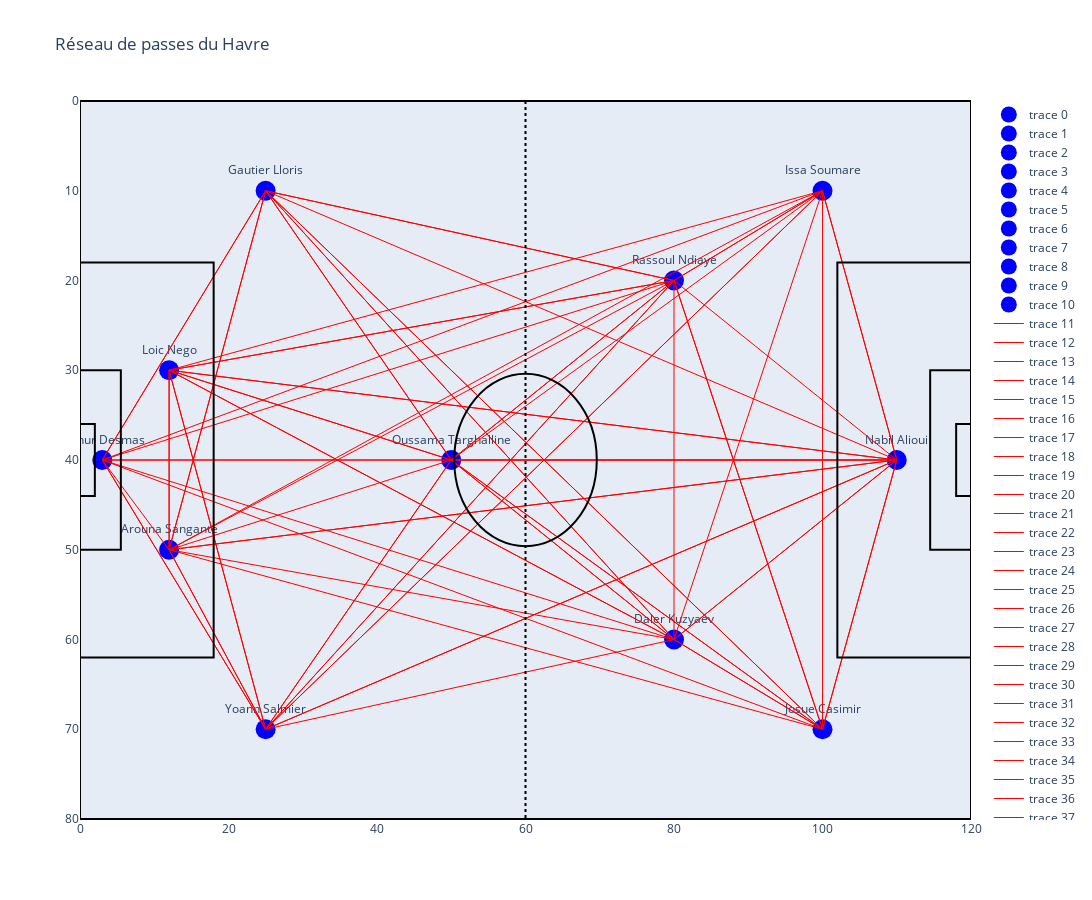

Notebook code for this chart:
### Code cell
import plotly.graph_objs as go

""" on va faire un dictionnaire des positions en fonction des rôles
pour placer les joueurs sur le terrain """

role_positions = {
    "Gardien": [(3, 40)],
    "Défenseur": [(12, 30), (12, 50), (25, 10), (25, 70)],
    "Milieu de terrain": [(50, 40), (80, 20), (80, 60)],
    "Attaquant": [(100, 10), (100, 70), (110, 40)]
}


def get_position(role, index, role_positions, role_count):
    if role in role_positions and index < len(role_positions[role]):
        return role_positions[role][index]
    else:
        if role == "Défenseur":
            role = "Milieu de terrain"
        elif role == "Milieu de terrain":
            role = "Attaquant"
        elif role == "Attaquant":
            role = "Défenseur"
        return get_position(role, role_count[role], role_positions, role_count)

def visualize_pass_network(player_positions_df, passes_df):
    role_count = {"Défenseur": 0, "Milieu de terrain": 0, "Attaquant": 0, "Gardien": 0}
    players_positions = {}
    
    # Boucler à travers chaque joueur pour définir sa position sur le terrain
    for index, row in player_positions_df.iterrows():
        role = row['role']
        position = get_position(role, role_count[role], role_positions, role_count)
        role_count[role] += 1
        players_positions[row['player.name']] = position

    # Calculer les informations des passes pour chaque joueur
    pass_info = passes_df.groupby(['player.name']).agg(
        num_passes=('pass.length', 'size'),
        avg_pass_length=('pass.length', 'mean')
    ).reset_index()

    pass_info_received = passes_df.groupby(['pass.recipient.name']).agg(
        num_passes_received=('pass.length', 'size'),
        avg_pass_length_received=('pass.length', 'mean')
    ).reset_index()

    # Créer des dictionnaires pour les infos de passes
    pass_info_dict = {
        row['player.name']: {
            'num_passes': row['num_passes'],
            'avg_pass_length': row['avg_pass_length']
        }
        for index, row in pass_info.iterrows()
    }

    pass_info_received_dict = {
        row['pass.recipient.name']: {
            'num_passes_received': row['num_passes_received'],
            'avg_pass_length_received': row['avg_pass_length_received']
        }
        for index, row in pass_info_received.iterrows()
    }

    # Tracer le terrain de football
    fig = go.Figure()

    # Ajouter des formes pour représenter le terrain de football
    terrain_shapes = [
        dict(type="rect", x0=0, y0=0, x1=120, y1=80, line=dict(color="Black")),  # Périmètre du terrain
        dict(type="line", x0=60, y0=0, x1=60, y1=80, line=dict(color="Black", dash="dot")),  # Ligne médiane
        dict(type="rect", x0=0, y0=18, x1=18, y1=62, line=dict(color="Black")),  # Surface de réparation
        dict(type="rect", x0=102, y0=18, x1=120, y1=62, line=dict(color="Black")),  # Surface de réparation opposée
        dict(type="rect", x0=0, y0=30, x1=5.5, y1=50, line=dict(color="Black")),  # Petit rectangle
        dict(type="rect", x0=114.5, y0=30, x1=120, y1=50, line=dict(color="Black")),  # Petit rectangle opposé
        dict(type="rect", x0=0, y0=36, x1=2, y1=44, line=dict(color="Black")),  # Zone du gardien
        dict(type="rect", x0=118, y0=36, x1=120, y1=44, line=dict(color="Black")),  # Zone du gardien opposée
        dict(type="circle", xref="x", yref="y", x0=50.4, y0=30.4, x1=69.6, y1=49.6, line_color="Black"),  # Cercle central
    ]
    fig.update_layout(shapes=terrain_shapes)

    # Ajouter les joueurs sur le terrain avec les infos de passes
    for player, pos in players_positions.items():
        passes_from_player = pass_info_dict.get(player, {'num_passes': 0, 'avg_pass_length': 0})
        passes_to_player = pass_info_received_dict.get(player, {'num_passes_received': 0, 'avg_pass_length_received': 0})

        # Texte affiché lorsqu'on survole un joueur
        hover_text = (
            f"Joueur: {player}<br>"
            f"Nombre de passes effectuées: {passes_from_player['num_passes']}<br>"
            f"Longueur moyenne des passes effectuées: {passes_from_player['avg_pass_length']:.2f} m<br>"
            f"Nombre de passes reçues: {passes_to_player['num_passes_received']}<br>"
            f"Longueur moyenne des passes reçues: {passes_to_player['avg_pass_length_received']:.2f} m"
        )

        fig.add_trace(go.Scatter(
            x=[pos[0]],
            y=[pos[1]],
            mode='markers+text',
            text=[player],
            textposition="top center",
            marker=dict(size=20, color='blue'),  # Taille du marqueur augmentée à 20
            hovertext=hover_text,
            hoverinfo="text"
        ))

    # Calculer le nombre et la longueur moyenne des passes entre les joueurs
    passes_between_players = passes_df.groupby(['player.name', 'pass.recipient.name']).agg(
        num_passes=('pass.length', 'size'),
        avg_pass_length=('pass.length', 'mean')
    ).reset_index()

    # Ajouter les passes
    for row in passes_between_players.itertuples():
        if row[1] in players_positions and row[2] in players_positions:
            start = players_positions[row[1]]
            end = players_positions[row[2]]
            # Texte affiché lorsqu'on survole une flèche de passe
            hover_text = (
                f"Passes de {row[1]} à {row[2]}<br>"
                f"Nombre de passes: {row.num_passes}<br>"
                f"Longueur moyenne des passes: {row.avg_pass_length:.2f} m"
            )
            fig.add_trace(go.Scatter(
                x=[start[0], end[0]],
                y=[start[1], end[1]],
                mode='lines',
                line=dict(width=1, color='red'),
                hovertext=hover_text,
                hoverinfo="text"
            ))

    # Inverser l'axe y pour que l'origine soit en bas à gauche
    fig.update_yaxes(autorange='reversed')

    # Configurer l'apparence générale du graphique
    fig.update_layout(
        title="Réseau de passes du Havre",
        xaxis=dict(range=[0, 120], showgrid=False, zeroline=False),
        yaxis=dict(range=[0, 80], showgrid=False, zeroline=False),
        width=1200,
        height=900
    )
    fig.show()

# Appel de la fonction pour créer la figure du réseau de passes
visualize_pass_network(df_positions, df_passes)

### Figure 1 — Plotly figure (JSON) as saved in the notebook; plotly's stock layout.template omitted (floating-point values rounded to 4 significant figures)
{"data": [{"hoverinfo": "text", "hovertext": "Joueur: Loic Nego<br>Nombre de passes effectuées: 29<br>Longueur moyenne des passes effectuées: 19.10 m<br>Nombre de passes reçues: 19<br>Longueur moyenne des passes reçues: 21.57 m", "marker": {"color": "blue", "size": 20}, "mode": "markers+text", "text": ["Loic Nego"], "textposition": "top center", "type": "scatter", "x": [12], "y": [30]}, {"hoverinfo": "text", "hovertext": "Joueur: Oussama Targhalline<br>Nombre de passes effectuées: 57<br>Longueur moyenne des passes effectuées: 16.38 m<br>Nombre de passes reçues: 47<br>Longueur moyenne des passes reçues: 13.34 m", "marker": {"color": "blue", "size": 20}, "mode": "markers+text", "text": ["Oussama Targhalline"], "textposition": "top center", "type": "scatter", "x": [50], "y": [40]}, {"hoverinfo": "text", "hovertext": "Joueur: Arouna Sangante<br>Nombre de passes effectuées: 28<br>Longueur moyenne des passes effectuées: 33.87 m<br>Nombre de passes reçues: 15<br>Longueur moyenne des passes reçues: 19.06 m", "marker": {"color": "blue", "size": 20}, "mode": "markers+text", "text": ["Arouna Sangante"], "textposition": "top center", "type": "scatter", "x": [12], "y": [50]}, {"hoverinfo": "text", "hovertext": "Joueur: Issa Soumare<br>Nombre de passes effectuées: 14<br>Longueur moyenne des passes effectuées: 16.73 m<br>Nombre de passes reçues: 50<br>Longueur moyenne des passes reçues: 36.40 m", "marker": {"color": "blue", "size": 20}, "mode": "markers+text", "text": ["Issa Soumare"], "textposition": "top center", "type": "scatter", "x": [100], "y": [10]}, {"hoverinfo": "text", "hovertext": "Joueur: Rassoul Ndiaye<br>Nombre de passes effectuées: 23<br>Longueur moyenne des passes effectuées: 19.04 m<br>Nombre de passes reçues: 28<br>Longueur moyenne des passes reçues: 15.06 m", "marker": {"color": "blue", "size": 20}, "mode": "markers+text", "text": ["Rassoul Ndiaye"], "textposition": "top center", "type": "scatter", "x": [80], "y": [20]}, {"hoverinfo": "text", "hovertext": "Joueur: Josue Casimir<br>Nombre de passes effectuées: 38<br>Longueur moyenne des passes effectuées: 16.64 m<br>Nombre de passes reçues: 38<br>Longueur moyenne des passes reçues: 19.78 m", "marker": {"color": "blue", "size": 20}, "mode": "markers+text", "text": ["Josue Casimir"], "textposition": "top center", "type": "scatter", "x": [100], "y": [70]}, {"hoverinfo": "text", "hovertext": "Joueur: Gautier Lloris<br>Nombre de passes effectuées: 32<br>Longueur moyenne des passes effectuées: 13.61 m<br>Nombre de passes reçues: 24<br>Longueur moyenne des passes reçues: 18.73 m", "marker": {"color": "blue", "size": 20}, "mode": "markers+text", "text": ["Gautier Lloris"], "textposition": "top center", "type": "scatter", "x": [25], "y": [10]}, {"hoverinfo": "text", "hovertext": "Joueur: Daler Kuzyaev<br>Nombre de passes effectuées: 37<br>Longueur moyenne des passes effectuées: 15.20 m<br>Nombre de passes reçues: 31<br>Longueur moyenne des passes reçues: 13.66 m", "marker": {"color": "blue", "size": 20}, "mode": "markers+text", "text": ["Daler Kuzyaev"], "textposition": "top center", "type": "scatter", "x": [80], "y": [60]}, {"hoverinfo": "text", "hovertext": "Joueur: Yoann Salmier<br>Nombre de passes effectuées: 30<br>Longueur moyenne des passes effectuées: 24.64 m<br>Nombre de passes reçues: 14<br>Longueur moyenne des passes reçues: 18.33 m", "marker": {"color": "blue", "size": 20}, "mode": "markers+text", "text": ["Yoann Salmier"], "textposition": "top center", "type": "scatter", "x": [25], "y": [70]}, {"hoverinfo": "text", "hovertext": "Joueur: Nabil Alioui<br>Nombre de passes effectuées: 13<br>Longueur moyenne des passes effectuées: 21.49 m<br>Nombre de passes reçues: 29<br>Longueur moyenne des passes reçues: 23.48 m", "marker": {"color": "blue", "size": 20}, "mode": "markers+text", "text": ["Nabil Alioui"], "textposition": "top center", "type": "scatter", "x": [110], "y": [40]}, {"hoverinfo": "text", "hovertext": "Joueur: Arthur Desmas<br>Nombre de passes effectuées: 23<br>Longueur moyenne des passes effectuées: 44.32 m<br>Nombre de passes reçues: 5<br>Longueur moyenne des passes reçues: 22.77 m", "marker": {"color": "blue", "size": 20}, "mode": "markers+text", "text": ["Arthur Desmas"], "textposition": "top center", "type": "scatter", "x": [3], "y": [40]}, {"hoverinfo": "text", "hovertext": "Passes de Arouna Sangante à Gautier Lloris<br>Nombre de passes: 5<br>Longueur moyenne des passes: 21.21 m", "line": {"color": "red", "width": 1}, "mode": "lines", "type": "scatter", "x": [12, 25], "y": [50, 10]}, {"hoverinfo": "text", "hovertext": "Passes de Arouna Sangante à Issa Soumare<br>Nombre de passes: 4<br>Longueur moyenne des passes: 51.94 m", "line": {"color": "red", "width": 1}, "mode": "lines", "type": "scatter", "x": [12, 100], "y": [50, 10]}, {"hoverinfo": "text", "hovertext": "Passes de Arouna Sangante à Josue Casimir<br>Nombre de passes: 4<br>Longueur moyenne des passes: 33.33 m", "line": {"color": "red", "width": 1}, "mode": "lines", "type": "scatter", "x": [12, 100], "y": [50, 70]}, {"hoverinfo": "text", "hovertext": "Passes de Arouna Sangante à Loic Nego<br>Nombre de passes: 4<br>Longueur moyenne des passes: 46.11 m", "line": {"color": "red", "width": 1}, "mode": "lines", "type": "scatter", "x": [12, 12], "y": [50, 30]}, {"hoverinfo": "text", "hovertext": "Passes de Arouna Sangante à Nabil Alioui<br>Nombre de passes: 1<br>Longueur moyenne des passes: 57.73 m", "line": {"color": "red", "width": 1}, "mode": "lines", "type": "scatter", "x": [12, 110], "y": [50, 40]}, {"hoverinfo": "text", "hovertext": "Passes de Arouna Sangante à Oussama Targhalline<br>Nombre de passes: 2<br>Longueur moyenne des passes: 5.35 m", "line": {"color": "red", "width": 1}, "mode": "lines", "type": "scatter", "x": [12, 50], "y": [50, 40]}, {"hoverinfo": "text", "hovertext": "Passes de Arouna Sangante à Rassoul Ndiaye<br>Nombre de passes: 1<br>Longueur moyenne des passes: 29.92 m", "line": {"color": "red", "width": 1}, "mode": "lines", "type": "scatter", "x": [12, 80], "y": [50, 20]}, {"hoverinfo": "text", "hovertext": "Passes de Arouna Sangante à Yoann Salmier<br>Nombre de passes: 4<br>Longueur moyenne des passes: 19.19 m", "line": {"color": "red", "width": 1}, "mode": "lines", "type": "scatter", "x": [12, 25], "y": [50, 70]}, {"hoverinfo": "text", "hovertext": "Passes de Arthur Desmas à Arouna Sangante<br>Nombre de passes: 1<br>Longueur moyenne des passes: 12.80 m", "line": {"color": "red", "width": 1}, "mode": "lines", "type": "scatter", "x": [3, 12], "y": [40, 50]}, {"hoverinfo": "text", "hovertext": "Passes de Arthur Desmas à Daler Kuzyaev<br>Nombre de passes: 1<br>Longueur moyenne des passes: 21.86 m", "line": {"color": "red", "width": 1}, "mode": "lines", "type": "scatter", "x": [3, 80], "y": [40, 60]}, {"hoverinfo": "text", "hovertext": "Passes de Arthur Desmas à Gautier Lloris<br>Nombre de passes: 4<br>Longueur moyenne des passes: 21.14 m", "line": {"color": "red", "width": 1}, "mode": "lines", "type": "scatter", "x": [3, 25], "y": [40, 10]}, {"hoverinfo": "text", "hovertext": "Passes de Arthur Desmas à Issa Soumare<br>Nombre de passes: 8<br>Longueur moyenne des passes: 63.81 m", "line": {"color": "red", "width": 1}, "mode": "lines", "type": "scatter", "x": [3, 100], "y": [40, 10]}, {"hoverinfo": "text", "hovertext": "Passes de Arthur Desmas à Josue Casimir<br>Nombre de passes: 2<br>Longueur moyenne des passes: 43.38 m", "line": {"color": "red", "width": 1}, "mode": "lines", "type": "scatter", "x": [3, 100], "y": [40, 70]}, {"hoverinfo": "text", "hovertext": "Passes de Arthur Desmas à Nabil Alioui<br>Nombre de passes: 1<br>Longueur moyenne des passes: 73.36 m", "line": {"color": "red", "width": 1}, "mode": "lines", "type": "scatter", "x": [3, 110], "y": [40, 40]}, {"hoverinfo": "text", "hovertext": "Passes de Arthur Desmas à Oussama Targhalline<br>Nombre de passes: 2<br>Longueur moyenne des passes: 26.52 m", "line": {"color": "red", "width": 1}, "mode": "lines", "type": "scatter", "x": [3, 50], "y": [40, 40]}, {"hoverinfo": "text", "hovertext": "Passes de Arthur Desmas à Yoann Salmier<br>Nombre de passes: 1<br>Longueur moyenne des passes: 26.30 m", "line": {"color": "red", "width": 1}, "mode": "lines", "type": "scatter", "x": [3, 25], "y": [40, 70]}, {"hoverinfo": "text", "hovertext": "Passes de Daler Kuzyaev à Arouna Sangante<br>Nombre de passes: 1<br>Longueur moyenne des passes: 16.02 m", "line": {"color": "red", "width": 1}, "mode": "lines", "type": "scatter", "x": [80, 12], "y": [60, 50]}, {"hoverinfo": "text", "hovertext": "Passes de Daler Kuzyaev à Gautier Lloris<br>Nombre de passes: 3<br>Longueur moyenne des passes: 16.61 m", "line": {"color": "red", "width": 1}, "mode": "lines", "type": "scatter", "x": [80, 25], "y": [60, 10]}, {"hoverinfo": "text", "hovertext": "Passes de Daler Kuzyaev à Issa Soumare<br>Nombre de passes: 3<br>Longueur moyenne des passes: 15.74 m", "line": {"color": "red", "width": 1}, "mode": "lines", "type": "scatter", "x": [80, 100], "y": [60, 10]}, {"hoverinfo": "text", "hovertext": "Passes de Daler Kuzyaev à Josue Casimir<br>Nombre de passes: 8<br>Longueur moyenne des passes: 16.94 m", "line": {"color": "red", "width": 1}, "mode": "lines", "type": "scatter", "x": [80, 100], "y": [60, 70]}, {"hoverinfo": "text", "hovertext": "Passes de Daler Kuzyaev à Loic Nego<br>Nombre de passes: 2<br>Longueur moyenne des passes: 11.79 m", "line": {"color": "red", "width": 1}, "mode": "lines", "type": "scatter", "x": [80, 12], "y": [60, 30]}, {"hoverinfo": "text", "hovertext": "Passes de Daler Kuzyaev à Nabil Alioui<br>Nombre de passes: 3<br>Longueur moyenne des passes: 13.90 m", "line": {"color": "red", "width": 1}, "mode": "lines", "type": "scatter", "x": [80, 110], "y": [60, 40]}, {"hoverinfo": "text", "hovertext": "Passes de Daler Kuzyaev à Oussama Targhalline<br>Nombre de passes: 7<br>Longueur moyenne des passes: 13.05 m", "line": {"color": "red", "width": 1}, "mode": "lines", "type": "scatter", "x": [80, 50], "y": [60, 40]}, {"hoverinfo": "text", "hovertext": "Passes de Daler Kuzyaev à Rassoul Ndiaye<br>Nombre de passes: 4<br>Longueur moyenne des passes: 13.57 m", "line": {"color": "red", "width": 1}, "mode": "lines", "type": "scatter", "x": [80, 80], "y": [60, 20]}, {"hoverinfo": "text", "hovertext": "Passes de Gautier Lloris à Arouna Sangante<br>Nombre de passes: 4<br>Longueur moyenne des passes: 15.06 m", "line": {"color": "red", "width": 1}, "mode": "lines", "type": "scatter", "x": [25, 12], "y": [10, 50]}, {"hoverinfo": "text", "hovertext": "Passes de Gautier Lloris à Arthur Desmas<br>Nombre de passes: 2<br>Longueur moyenne des passes: 10.88 m", "line": {"color": "red", "width": 1}, "mode": "lines", "type": "scatter", "x": [25, 3], "y": [10, 40]}, {"hoverinfo": "text", "hovertext": "Passes de Gautier Lloris à Daler Kuzyaev<br>Nombre de passes: 5<br>Longueur moyenne des passes: 13.90 m", "line": {"color": "red", "width": 1}, "mode": "lines", "type": "scatter", "x": [25, 80], "y": [10, 60]}, {"hoverinfo": "text", "hovertext": "Passes de Gautier Lloris à Josue Casimir<br>Nombre de passes: 7<br>Longueur moyenne des passes: 13.30 m", "line": {"color": "red", "width": 1}, "mode": "lines", "type": "scatter", "x": [25, 100], "y": [10, 70]}, {"hoverinfo": "text", "hovertext": "Passes de Gautier Lloris à Nabil Alioui<br>Nombre de passes: 1<br>Longueur moyenne des passes: 36.67 m", "line": {"color": "red", "width": 1}, "mode": "lines", "type": "scatter", "x": [25, 110], "y": [10, 40]}, {"hoverinfo": "text", "hovertext": "Passes de Gautier Lloris à Oussama Targhalline<br>Nombre de passes: 4<br>Longueur moyenne des passes: 12.42 m", "line": {"color": "red", "width": 1}, "mode": "lines", "type": "scatter", "x": [25, 50], "y": [10, 40]}, {"hoverinfo": "text", "hovertext": "Passes de Gautier Lloris à Rassoul Ndiaye<br>Nombre de passes: 3<br>Longueur moyenne des passes: 11.69 m", "line": {"color": "red", "width": 1}, "mode": "lines", "type": "scatter", "x": [25, 80], "y": [10, 20]}, {"hoverinfo": "text", "hovertext": "Passes de Issa Soumare à Nabil Alioui<br>Nombre de passes: 10<br>Longueur moyenne des passes: 18.25 m", "line": {"color": "red", "width": 1}, "mode": "lines", "type": "scatter", "x": [100, 110], "y": [10, 40]}, {"hoverinfo": "text", "hovertext": "Passes de Issa Soumare à Rassoul Ndiaye<br>Nombre de passes: 3<br>Longueur moyenne des passes: 9.94 m", "line": {"color": "red", "width": 1}, "mode": "lines", "type": "scatter", "x": [100, 80], "y": [10, 20]}, {"hoverinfo": "text", "hovertext": "Passes de Issa Soumare à Yoann Salmier<br>Nombre de passes: 1<br>Longueur moyenne des passes: 21.92 m", "line": {"color": "red", "width": 1}, "mode": "lines", "type": "scatter", "x": [100, 25], "y": [10, 70]}, {"hoverinfo": "text", "hovertext": "Passes de Josue Casimir à Daler Kuzyaev<br>Nombre de passes: 1<br>Longueur moyenne des passes: 3.77 m", "line": {"color": "red", "width": 1}, "mode": "lines", "type": "scatter", "x": [100, 80], "y": [70, 60]}, {"hoverinfo": "text", "hovertext": "Passes de Josue Casimir à Gautier Lloris<br>Nombre de passes: 5<br>Longueur moyenne des passes: 9.93 m", "line": {"color": "red", "width": 1}, "mode": "lines", "type": "scatter", "x": [100, 25], "y": [70, 10]}, {"hoverinfo": "text", "hovertext": "Passes de Josue Casimir à Issa Soumare<br>Nombre de passes: 6<br>Longueur moyenne des passes: 30.97 m", "line": {"color": "red", "width": 1}, "mode": "lines", "type": "scatter", "x": [100, 100], "y": [70, 10]}, {"hoverinfo": "text", "hovertext": "Passes de Josue Casimir à Nabil Alioui<br>Nombre de passes: 5<br>Longueur moyenne des passes: 20.04 m", "line": {"color": "red", "width": 1}, "mode": "lines", "type": "scatter", "x": [100, 110], "y": [70, 40]}, {"hoverinfo": "text", "hovertext": "Passes de Josue Casimir à Oussama Targhalline<br>Nombre de passes: 6<br>Longueur moyenne des passes: 11.78 m", "line": {"color": "red", "width": 1}, "mode": "lines", "type": "scatter", "x": [100, 50], "y": [70, 40]}, {"hoverinfo": "text", "hovertext": "Passes de Josue Casimir à Rassoul Ndiaye<br>Nombre de passes: 1<br>Longueur moyenne des passes: 11.23 m", "line": {"color": "red", "width": 1}, "mode": "lines", "type": "scatter", "x": [100, 80], "y": [70, 20]}, {"hoverinfo": "text", "hovertext": "Passes de Loic Nego à Arouna Sangante<br>Nombre de passes: 2<br>Longueur moyenne des passes: 24.94 m", "line": {"color": "red", "width": 1}, "mode": "lines", "type": "scatter", "x": [12, 12], "y": [30, 50]}, {"hoverinfo": "text", "hovertext": "Passes de Loic Nego à Daler Kuzyaev<br>Nombre de passes: 1<br>Longueur moyenne des passes: 11.46 m", "line": {"color": "red", "width": 1}, "mode": "lines", "type": "scatter", "x": [12, 80], "y": [30, 60]}, {"hoverinfo": "text", "hovertext": "Passes de Loic Nego à Issa Soumare<br>Nombre de passes: 6<br>Longueur moyenne des passes: 21.91 m", "line": {"color": "red", "width": 1}, "mode": "lines", "type": "scatter", "x": [12, 100], "y": [30, 10]}, {"hoverinfo": "text", "hovertext": "Passes de Loic Nego à Nabil Alioui<br>Nombre de passes: 4<br>Longueur moyenne des passes: 29.48 m", "line": {"color": "red", "width": 1}, "mode": "lines", "type": "scatter", "x": [12, 110], "y": [30, 40]}, {"hoverinfo": "text", "hovertext": "Passes de Loic Nego à Oussama Targhalline<br>Nombre de passes: 8<br>Longueur moyenne des passes: 12.20 m", "line": {"color": "red", "width": 1}, "mode": "lines", "type": "scatter", "x": [12, 50], "y": [30, 40]}, {"hoverinfo": "text", "hovertext": "Passes de Loic Nego à Rassoul Ndiaye<br>Nombre de passes: 5<br>Longueur moyenne des passes: 20.12 m", "line": {"color": "red", "width": 1}, "mode": "lines", "type": "scatter", "x": [12, 80], "y": [30, 20]}, {"hoverinfo": "text", "hovertext": "Passes de Loic Nego à Yoann Salmier<br>Nombre de passes: 2<br>Longueur moyenne des passes: 14.96 m", "line": {"color": "red", "width": 1}, "mode": "lines", "type": "scatter", "x": [12, 25], "y": [30, 70]}, {"hoverinfo": "text", "hovertext": "Passes de Nabil Alioui à Arouna Sangante<br>Nombre de passes: 1<br>Longueur moyenne des passes: 20.81 m", "line": {"color": "red", "width": 1}, "mode": "lines", "type": "scatter", "x": [110, 12], "y": [40, 50]}, {"hoverinfo": "text", "hovertext": "Passes de Nabil Alioui à Daler Kuzyaev<br>Nombre de passes: 1<br>Longueur moyenne des passes: 5.84 m", "line": {"color": "red", "width": 1}, "mode": "lines", "type": "scatter", "x": [110, 80], "y": [40, 60]}, {"hoverinfo": "text", "hovertext": "Passes de Nabil Alioui à Issa Soumare<br>Nombre de passes: 7<br>Longueur moyenne des passes: 24.41 m", "line": {"color": "red", "width": 1}, "mode": "lines", "type": "scatter", "x": [110, 100], "y": [40, 10]}, {"hoverinfo": "text", "hovertext": "Passes de Nabil Alioui à Josue Casimir<br>Nombre de passes: 1<br>Longueur moyenne des passes: 14.99 m", "line": {"color": "red", "width": 1}, "mode": "lines", "type": "scatter", "x": [110, 100], "y": [40, 70]}, {"hoverinfo": "text", "hovertext": "Passes de Nabil Alioui à Loic Nego<br>Nombre de passes: 1<br>Longueur moyenne des passes: 22.26 m", "line": {"color": "red", "width": 1}, "mode": "lines", "type": "scatter", "x": [110, 12], "y": [40, 30]}, {"hoverinfo": "text", "hovertext": "Passes de Nabil Alioui à Oussama Targhalline<br>Nombre de passes: 1<br>Longueur moyenne des passes: 11.82 m", "line": {"color": "red", "width": 1}, "mode": "lines", "type": "scatter", "x": [110, 50], "y": [40, 40]}, {"hoverinfo": "text", "hovertext": "Passes de Nabil Alioui à Yoann Salmier<br>Nombre de passes: 1<br>Longueur moyenne des passes: 32.74 m", "line": {"color": "red", "width": 1}, "mode": "lines", "type": "scatter", "x": [110, 25], "y": [40, 70]}, {"hoverinfo": "text", "hovertext": "Passes de Oussama Targhalline à Daler Kuzyaev<br>Nombre de passes: 6<br>Longueur moyenne des passes: 11.16 m", "line": {"color": "red", "width": 1}, "mode": "lines", "type": "scatter", "x": [50, 80], "y": [40, 60]}, {"hoverinfo": "text", "hovertext": "Passes de Oussama Targhalline à Gautier Lloris<br>Nombre de passes: 2<br>Longueur moyenne des passes: 18.91 m", "line": {"color": "red", "width": 1}, "mode": "lines", "type": "scatter", "x": [50, 25], "y": [40, 10]}, {"hoverinfo": "text", "hovertext": "Passes de Oussama Targhalline à Issa Soumare<br>Nombre de passes: 7<br>Longueur moyenne des passes: 24.20 m", "line": {"color": "red", "width": 1}, "mode": "lines", "type": "scatter", "x": [50, 100], "y": [40, 10]}, {"hoverinfo": "text", "hovertext": "Passes de Oussama Targhalline à Josue Casimir<br>Nombre de passes: 9<br>Longueur moyenne des passes: 18.89 m", "line": {"color": "red", "width": 1}, "mode": "lines", "type": "scatter", "x": [50, 100], "y": [40, 70]}, {"hoverinfo": "text", "hovertext": "Passes de Oussama Targhalline à Loic Nego<br>Nombre de passes: 4<br>Longueur moyenne des passes: 12.71 m", "line": {"color": "red", "width": 1}, "mode": "lines", "type": "scatter", "x": [50, 12], "y": [40, 30]}, {"hoverinfo": "text", "hovertext": "Passes de Oussama Targhalline à Nabil Alioui<br>Nombre de passes: 2<br>Longueur moyenne des passes: 15.61 m", "line": {"color": "red", "width": 1}, "mode": "lines", "type": "scatter", "x": [50, 110], "y": [40, 40]}, {"hoverinfo": "text", "hovertext": "Passes de Oussama Targhalline à Rassoul Ndiaye<br>Nombre de passes: 9<br>Longueur moyenne des passes: 14.18 m", "line": {"color": "red", "width": 1}, "mode": "lines", "type": "scatter", "x": [50, 80], "y": [40, 20]}, {"hoverinfo": "text", "hovertext": "Passes de Oussama Targhalline à Yoann Salmier<br>Nombre de passes: 1<br>Longueur moyenne des passes: 21.36 m", "line": {"color": "red", "width": 1}, "mode": "lines", "type": "scatter", "x": [50, 25], "y": [40, 70]}, {"hoverinfo": "text", "hovertext": "Passes de Rassoul Ndiaye à Arthur Desmas<br>Nombre de passes: 1<br>Longueur moyenne des passes: 27.52 m", "line": {"color": "red", "width": 1}, "mode": "lines", "type": "scatter", "x": [80, 3], "y": [20, 40]}, {"hoverinfo": "text", "hovertext": "Passes de Rassoul Ndiaye à Gautier Lloris<br>Nombre de passes: 3<br>Longueur moyenne des passes: 21.17 m", "line": {"color": "red", "width": 1}, "mode": "lines", "type": "scatter", "x": [80, 25], "y": [20, 10]}, {"hoverinfo": "text", "hovertext": "Passes de Rassoul Ndiaye à Issa Soumare<br>Nombre de passes: 3<br>Longueur moyenne des passes: 32.10 m", "line": {"color": "red", "width": 1}, "mode": "lines", "type": "scatter", "x": [80, 100], "y": [20, 10]}, {"hoverinfo": "text", "hovertext": "Passes de Rassoul Ndiaye à Josue Casimir<br>Nombre de passes: 3<br>Longueur moyenne des passes: 19.74 m", "line": {"color": "red", "width": 1}, "mode": "lines", "type": "scatter", "x": [80, 100], "y": [20, 70]}, {"hoverinfo": "text", "hovertext": "Passes de Rassoul Ndiaye à Loic Nego<br>Nombre de passes: 5<br>Longueur moyenne des passes: 15.75 m", "line": {"color": "red", "width": 1}, "mode": "lines", "type": "scatter", "x": [80, 12], "y": [20, 30]}, {"hoverinfo": "text", "hovertext": "Passes de Rassoul Ndiaye à Nabil Alioui<br>Nombre de passes: 1<br>Longueur moyenne des passes: 13.44 m", "line": {"color": "red", "width": 1}, "mode": "lines", "type": "scatter", "x": [80, 110], "y": [20, 40]}, {"hoverinfo": "text", "hovertext": "Passes de Rassoul Ndiaye à Oussama Targhalline<br>Nombre de passes: 4<br>Longueur moyenne des passes: 9.02 m", "line": {"color": "red", "width": 1}, "mode": "lines", "type": "scatter", "x": [80, 50], "y": [20, 40]}, {"hoverinfo": "text", "hovertext": "Passes de Rassoul Ndiaye à Yoann Salmier<br>Nombre de passes: 1<br>Longueur moyenne des passes: 15.07 m", "line": {"color": "red", "width": 1}, "mode": "lines", "type": "scatter", "x": [80, 25], "y": [20, 70]}, {"hoverinfo": "text", "hovertext": "Passes de Yoann Salmier à Arouna Sangante<br>Nombre de passes: 4<br>Longueur moyenne des passes: 21.91 m", "line": {"color": "red", "width": 1}, "mode": "lines", "type": "scatter", "x": [25, 12], "y": [70, 50]}, {"hoverinfo": "text", "hovertext": "Passes de Yoann Salmier à Arthur Desmas<br>Nombre de passes: 1<br>Longueur moyenne des passes: 40.71 m", "line": {"color": "red", "width": 1}, "mode": "lines", "type": "scatter", "x": [25, 3], "y": [70, 40]}, {"hoverinfo": "text", "hovertext": "Passes de Yoann Salmier à Daler Kuzyaev<br>Nombre de passes: 2<br>Longueur moyenne des passes: 14.92 m", "line": {"color": "red", "width": 1}, "mode": "lines", "type": "scatter", "x": [25, 80], "y": [70, 60]}, {"hoverinfo": "text", "hovertext": "Passes de Yoann Salmier à Issa Soumare<br>Nombre de passes: 6<br>Longueur moyenne des passes: 50.12 m", "line": {"color": "red", "width": 1}, "mode": "lines", "type": "scatter", "x": [25, 100], "y": [70, 10]}, {"hoverinfo": "text", "hovertext": "Passes de Yoann Salmier à Loic Nego<br>Nombre de passes: 2<br>Longueur moyenne des passes: 17.39 m", "line": {"color": "red", "width": 1}, "mode": "lines", "type": "scatter", "x": [25, 12], "y": [70, 30]}, {"hoverinfo": "text", "hovertext": "Passes de Yoann Salmier à Nabil Alioui<br>Nombre de passes: 1<br>Longueur moyenne des passes: 26.06 m", "line": {"color": "red", "width": 1}, "mode": "lines", "type": "scatter", "x": [25, 110], "y": [70, 40]}, {"hoverinfo": "text", "hovertext": "Passes de Yoann Salmier à Oussama Targhalline<br>Nombre de passes: 4<br>Longueur moyenne des passes: 20.20 m", "line": {"color": "red", "width": 1}, "mode": "lines", "type": "scatter", "x": [25, 50], "y": [70, 40]}, {"hoverinfo": "text", "hovertext": "Passes de Yoann Salmier à Rassoul Ndiaye<br>Nombre de passes: 2<br>Longueur moyenne des passes: 16.60 m", "line": {"color": "red", "width": 1}, "mode": "lines", "type": "scatter", "x": [25, 80], "y": [70, 20]}], "layout": {"height": 900, "shapes": [{"line": {"color": "Black"}, "type": "rect", "x0": 0, "x1": 120, "y0": 0, "y1": 80}, {"line": {"color": "Black", "dash": "dot"}, "type": "line", "x0": 60, "x1": 60, "y0": 0, "y1": 80}, {"line": {"color": "Black"}, "type": "rect", "x0": 0, "x1": 18, "y0": 18, "y1": 62}, {"line": {"color": "Black"}, "type": "rect", "x0": 102, "x1": 120, "y0": 18, "y1": 62}, {"line": {"color": "Black"}, "type": "rect", "x0": 0, "x1": 5.5, "y0": 30, "y1": 50}, {"line": {"color": "Black"}, "type": "rect", "x0": 114.5, "x1": 120, "y0": 30, "y1": 50}, {"line": {"color": "Black"}, "type": "rect", "x0": 0, "x1": 2, "y0": 36, "y1": 44}, {"line": {"color": "Black"}, "type": "rect", "x0": 118, "x1": 120, "y0": 36, "y1": 44}, {"line": {"color": "Black"}, "type": "circle", "x0": 50.4, "x1": 69.6, "xref": "x", "y0": 30.4, "y1": 49.6, "yref": "y"}], "title": {"text": "Réseau de passes du Havre"}, "width": 1200, "xaxis": {"range": [0, 120], "showgrid": false, "zeroline": false}, "yaxis": {"autorange": "reversed", "range": [0, 80], "showgrid": false, "zeroline": false}}}
